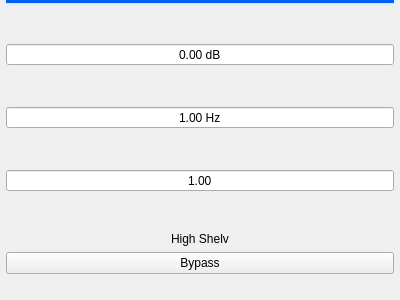
<?xml version="1.0" encoding="UTF-8"?>
<ui version="4.0">
 <class>QHighShelv</class>
 <widget class="QWidget" name="QHighShelv">
  <property name="geometry">
   <rect>
    <x>0</x>
    <y>0</y>
    <width>400</width>
    <height>300</height>
   </rect>
  </property>
  <property name="contextMenuPolicy">
   <enum>Qt::NoContextMenu</enum>
  </property>
  <property name="windowTitle">
   <string>Form</string>
  </property>
  <layout class="QVBoxLayout" name="verticalLayout">
   <property name="leftMargin">
    <number>6</number>
   </property>
   <property name="topMargin">
    <number>0</number>
   </property>
   <property name="rightMargin">
    <number>6</number>
   </property>
   <property name="bottomMargin">
    <number>6</number>
   </property>
   <item>
    <widget class="Line" name="line">
     <property name="styleSheet">
      <string notr="true">color: #005EF0;</string>
     </property>
     <property name="frameShadow">
      <enum>QFrame::Plain</enum>
     </property>
     <property name="lineWidth">
      <number>4</number>
     </property>
     <property name="orientation">
      <enum>Qt::Horizontal</enum>
     </property>
    </widget>
   </item>
   <item>
    <spacer name="verticalSpacer_4">
     <property name="orientation">
      <enum>Qt::Vertical</enum>
     </property>
     <property name="sizeHint" stdset="0">
      <size>
       <width>20</width>
       <height>40</height>
      </size>
     </property>
    </spacer>
   </item>
   <item>
    <widget class="QDoubleSpinBox" name="doubleSpinBoxGain">
     <property name="contextMenuPolicy">
      <enum>Qt::NoContextMenu</enum>
     </property>
     <property name="alignment">
      <set>Qt::AlignCenter</set>
     </property>
     <property name="buttonSymbols">
      <enum>QAbstractSpinBox::NoButtons</enum>
     </property>
     <property name="suffix">
      <string> dB</string>
     </property>
     <property name="minimum">
      <double>-10.000000000000000</double>
     </property>
     <property name="maximum">
      <double>10.000000000000000</double>
     </property>
    </widget>
   </item>
   <item>
    <spacer name="verticalSpacer_3">
     <property name="orientation">
      <enum>Qt::Vertical</enum>
     </property>
     <property name="sizeHint" stdset="0">
      <size>
       <width>20</width>
       <height>40</height>
      </size>
     </property>
    </spacer>
   </item>
   <item>
    <widget class="QDoubleSpinBox" name="doubleSpinBoxFc">
     <property name="contextMenuPolicy">
      <enum>Qt::NoContextMenu</enum>
     </property>
     <property name="alignment">
      <set>Qt::AlignCenter</set>
     </property>
     <property name="buttonSymbols">
      <enum>QAbstractSpinBox::NoButtons</enum>
     </property>
     <property name="suffix">
      <string> Hz</string>
     </property>
     <property name="minimum">
      <double>1.000000000000000</double>
     </property>
     <property name="maximum">
      <double>20000.000000000000000</double>
     </property>
    </widget>
   </item>
   <item>
    <spacer name="verticalSpacer_2">
     <property name="orientation">
      <enum>Qt::Vertical</enum>
     </property>
     <property name="sizeHint" stdset="0">
      <size>
       <width>20</width>
       <height>40</height>
      </size>
     </property>
    </spacer>
   </item>
   <item>
    <widget class="QDoubleSpinBox" name="doubleSpinBoxS">
     <property name="contextMenuPolicy">
      <enum>Qt::NoContextMenu</enum>
     </property>
     <property name="alignment">
      <set>Qt::AlignCenter</set>
     </property>
     <property name="buttonSymbols">
      <enum>QAbstractSpinBox::NoButtons</enum>
     </property>
     <property name="maximum">
      <double>2.000000000000000</double>
     </property>
     <property name="singleStep">
      <double>0.010000000000000</double>
     </property>
     <property name="value">
      <double>1.000000000000000</double>
     </property>
    </widget>
   </item>
   <item>
    <spacer name="verticalSpacer">
     <property name="orientation">
      <enum>Qt::Vertical</enum>
     </property>
     <property name="sizeHint" stdset="0">
      <size>
       <width>20</width>
       <height>40</height>
      </size>
     </property>
    </spacer>
   </item>
   <item>
    <widget class="QLabel" name="label">
     <property name="text">
      <string notr="true">High Shelv</string>
     </property>
     <property name="alignment">
      <set>Qt::AlignCenter</set>
     </property>
    </widget>
   </item>
   <item>
    <widget class="QPushButton" name="pushButtonBypass">
     <property name="text">
      <string notr="true">Bypass</string>
     </property>
     <property name="checkable">
      <bool>true</bool>
     </property>
    </widget>
   </item>
   <item>
    <spacer name="verticalSpacer_5">
     <property name="orientation">
      <enum>Qt::Vertical</enum>
     </property>
     <property name="sizeType">
      <enum>QSizePolicy::Fixed</enum>
     </property>
     <property name="sizeHint" stdset="0">
      <size>
       <width>20</width>
       <height>20</height>
      </size>
     </property>
    </spacer>
   </item>
  </layout>
 </widget>
 <resources/>
 <connections/>
</ui>
